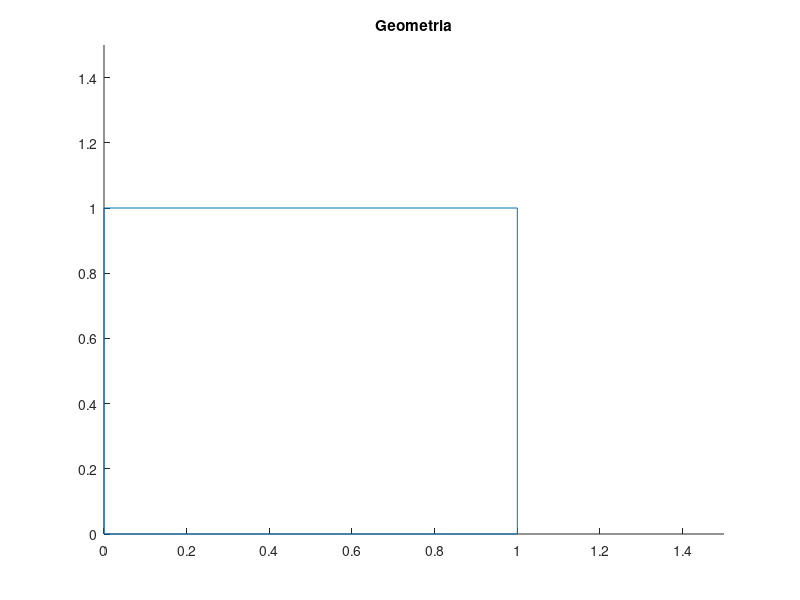

Reproduce this figure in MATLAB.
clear,clc,close all

%% Opis problemu
% Niech dana będzie geometria w postaci kwadratu o wymiarach 1x1
% Rozwiążmy równanie ciepła Laplace'a w stanie ustalonym dla 2D
% Dodatkowo uprośćmy problem wprowadzając równość kroku ( dx=dy=dh)
figure(1)
xlim([0 1.5])
ylim([0 1.5])
line([0 1],[0 0])
line([0 1],[1 1])
line([1 1],[1 0])
line([0 0],[0 1])
title('Geometria')

%% Założenia
% Nasz problem posiada warunki brzegowe Dirichleta
% Dodatkowo problem jest symetryczny

%% Rozwiązanie
n=50; % ilość elementów siatki n x n
x=linspace(0,1,n); % wektor długości x
y= linspace(0,1,n); % wektor długości y
dh=y(2)-y(1);
% Wprowadzamy warunki brzegowe:
T_u=100;
T_d=0;
T_r=0;
T_l=0;
% mamy w takim razie n*n wartości
T=zeros((n^2)); % macierz zer
% Nadanie warunków brzegowych macierzy wyników
T(1,1:end)=T_u;
T(end,1:end)=T_d;
T(1:end,end)=T_r;
T(1:end,1)=T_l;

%% generacja macierzy wartości nieznanych temperatur
% mamy dane wartości dwóch wierszy oraz dwóch kolumn
% dlatego ilość nieznanych zmniejsza się do n-2*n-2
% wykorzystamy Kronecker product do stworzenia naszej macierzy
B=zeros((n-2)^2/2);
B1=eye((n-2)^2/2);
a=linspace(1,1,(n-2)^2/2-1);
B2=B+diag(a,1)+diag(a,-1);
v1=[ 4 -1 ; -2 4];
v2=[ -1 0; 0 -1];
A=kron(B1,v1)+kron(B2,v2);
% nadamy warunki brzegowe i przygotujemy macierz wyrazów wolnych
BC=zeros(n-2);
BC(:,1)=T_l;
BC(:,end)=T_r;
BC(1,:)=T_u;
BC(end,:)=T_d;
BC=transpose(BC);
BC=reshape(BC,[],1)
% rozwiązanie
C=inv(A)*BC

